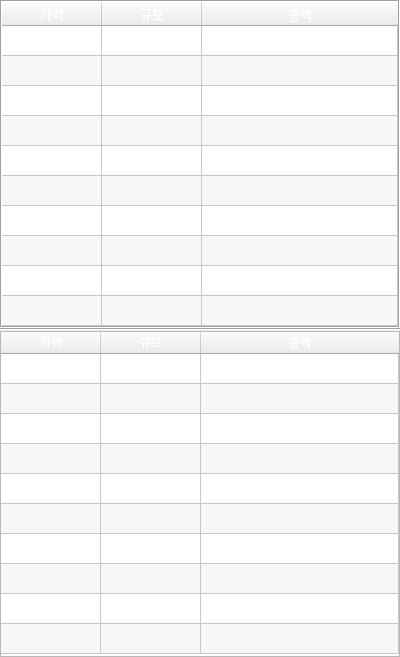
<?xml version="1.0" encoding="UTF-8"?>
<ui version="4.0">
 <class>Form</class>
 <widget class="QWidget" name="Form">
  <property name="geometry">
   <rect>
    <x>0</x>
    <y>0</y>
    <width>400</width>
    <height>657</height>
   </rect>
  </property>
  <property name="sizePolicy">
   <sizepolicy hsizetype="Preferred" vsizetype="Expanding">
    <horstretch>0</horstretch>
    <verstretch>0</verstretch>
   </sizepolicy>
  </property>
  <property name="minimumSize">
   <size>
    <width>400</width>
    <height>0</height>
   </size>
  </property>
  <property name="windowTitle">
   <string>Form</string>
  </property>
  <layout class="QVBoxLayout" name="verticalLayout">
   <property name="spacing">
    <number>0</number>
   </property>
   <property name="leftMargin">
    <number>0</number>
   </property>
   <property name="topMargin">
    <number>0</number>
   </property>
   <property name="rightMargin">
    <number>0</number>
   </property>
   <property name="bottomMargin">
    <number>0</number>
   </property>
   <item>
    <widget class="QTableWidget" name="tableAsks">
     <property name="sizePolicy">
      <sizepolicy hsizetype="Minimum" vsizetype="Minimum">
       <horstretch>0</horstretch>
       <verstretch>0</verstretch>
      </sizepolicy>
     </property>
     <property name="font">
      <font>
       <pointsize>10</pointsize>
      </font>
     </property>
     <property name="styleSheet">
      <string notr="true">color:white</string>
     </property>
     <property name="frameShape">
      <enum>QFrame::Box</enum>
     </property>
     <property name="frameShadow">
      <enum>QFrame::Sunken</enum>
     </property>
     <property name="lineWidth">
      <number>1</number>
     </property>
     <property name="verticalScrollBarPolicy">
      <enum>Qt::ScrollBarAlwaysOff</enum>
     </property>
     <property name="horizontalScrollBarPolicy">
      <enum>Qt::ScrollBarAlwaysOff</enum>
     </property>
     <property name="sizeAdjustPolicy">
      <enum>QAbstractScrollArea::AdjustToContents</enum>
     </property>
     <property name="autoScroll">
      <bool>false</bool>
     </property>
     <property name="editTriggers">
      <set>QAbstractItemView::NoEditTriggers</set>
     </property>
     <property name="tabKeyNavigation">
      <bool>false</bool>
     </property>
     <property name="showDropIndicator" stdset="0">
      <bool>false</bool>
     </property>
     <property name="dragDropOverwriteMode">
      <bool>false</bool>
     </property>
     <property name="alternatingRowColors">
      <bool>true</bool>
     </property>
     <property name="showGrid">
      <bool>true</bool>
     </property>
     <property name="gridStyle">
      <enum>Qt::SolidLine</enum>
     </property>
     <property name="wordWrap">
      <bool>true</bool>
     </property>
     <property name="cornerButtonEnabled">
      <bool>true</bool>
     </property>
     <property name="rowCount">
      <number>10</number>
     </property>
     <property name="columnCount">
      <number>3</number>
     </property>
     <attribute name="horizontalHeaderVisible">
      <bool>true</bool>
     </attribute>
     <attribute name="horizontalHeaderCascadingSectionResizes">
      <bool>false</bool>
     </attribute>
     <attribute name="horizontalHeaderHighlightSections">
      <bool>true</bool>
     </attribute>
     <attribute name="horizontalHeaderShowSortIndicator" stdset="0">
      <bool>false</bool>
     </attribute>
     <attribute name="horizontalHeaderStretchLastSection">
      <bool>true</bool>
     </attribute>
     <attribute name="verticalHeaderVisible">
      <bool>false</bool>
     </attribute>
     <attribute name="verticalHeaderCascadingSectionResizes">
      <bool>false</bool>
     </attribute>
     <attribute name="verticalHeaderHighlightSections">
      <bool>true</bool>
     </attribute>
     <attribute name="verticalHeaderShowSortIndicator" stdset="0">
      <bool>false</bool>
     </attribute>
     <attribute name="verticalHeaderStretchLastSection">
      <bool>false</bool>
     </attribute>
     <row/>
     <row/>
     <row/>
     <row/>
     <row/>
     <row/>
     <row/>
     <row/>
     <row/>
     <row/>
     <column>
      <property name="text">
       <string>가격</string>
      </property>
     </column>
     <column>
      <property name="text">
       <string>규모</string>
      </property>
     </column>
     <column>
      <property name="text">
       <string>총액</string>
      </property>
     </column>
    </widget>
   </item>
   <item>
    <widget class="Line" name="line">
     <property name="orientation">
      <enum>Qt::Horizontal</enum>
     </property>
    </widget>
   </item>
   <item>
    <widget class="QTableWidget" name="tableBids">
     <property name="sizePolicy">
      <sizepolicy hsizetype="Minimum" vsizetype="Minimum">
       <horstretch>0</horstretch>
       <verstretch>0</verstretch>
      </sizepolicy>
     </property>
     <property name="styleSheet">
      <string notr="true">color:white</string>
     </property>
     <property name="verticalScrollBarPolicy">
      <enum>Qt::ScrollBarAlwaysOff</enum>
     </property>
     <property name="horizontalScrollBarPolicy">
      <enum>Qt::ScrollBarAlwaysOff</enum>
     </property>
     <property name="sizeAdjustPolicy">
      <enum>QAbstractScrollArea::AdjustToContents</enum>
     </property>
     <property name="autoScroll">
      <bool>false</bool>
     </property>
     <property name="editTriggers">
      <set>QAbstractItemView::NoEditTriggers</set>
     </property>
     <property name="tabKeyNavigation">
      <bool>false</bool>
     </property>
     <property name="showDropIndicator" stdset="0">
      <bool>false</bool>
     </property>
     <property name="dragDropOverwriteMode">
      <bool>false</bool>
     </property>
     <property name="alternatingRowColors">
      <bool>true</bool>
     </property>
     <property name="rowCount">
      <number>10</number>
     </property>
     <property name="columnCount">
      <number>3</number>
     </property>
     <attribute name="horizontalHeaderStretchLastSection">
      <bool>true</bool>
     </attribute>
     <attribute name="verticalHeaderVisible">
      <bool>false</bool>
     </attribute>
     <row/>
     <row/>
     <row/>
     <row/>
     <row/>
     <row/>
     <row/>
     <row/>
     <row/>
     <row/>
     <column>
      <property name="text">
       <string>가격</string>
      </property>
     </column>
     <column>
      <property name="text">
       <string>규모</string>
      </property>
     </column>
     <column>
      <property name="text">
       <string>총액</string>
      </property>
     </column>
    </widget>
   </item>
  </layout>
 </widget>
 <resources/>
 <connections/>
</ui>
